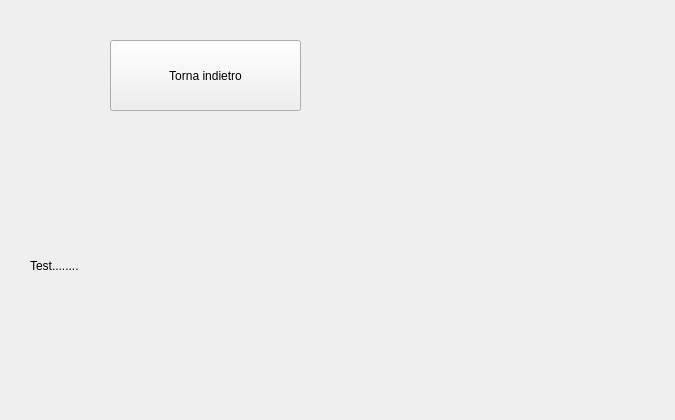
<?xml version="1.0" encoding="UTF-8"?>
<ui version="4.0">
 <class>TestView</class>
 <widget class="QWidget" name="TestView">
  <property name="geometry">
   <rect>
    <x>0</x>
    <y>0</y>
    <width>675</width>
    <height>420</height>
   </rect>
  </property>
  <property name="windowTitle">
   <string>Form</string>
  </property>
  <property name="autoFillBackground">
   <bool>false</bool>
  </property>
  <widget class="QLabel" name="label">
   <property name="geometry">
    <rect>
     <x>30</x>
     <y>120</y>
     <width>471</width>
     <height>291</height>
    </rect>
   </property>
   <property name="text">
    <string>Test........</string>
   </property>
  </widget>
  <widget class="QPushButton" name="btnBack">
   <property name="geometry">
    <rect>
     <x>110</x>
     <y>40</y>
     <width>191</width>
     <height>71</height>
    </rect>
   </property>
   <property name="text">
    <string>Torna indietro</string>
   </property>
  </widget>
  <widget class="QWidget" name="widget" native="true">
   <property name="geometry">
    <rect>
     <x>410</x>
     <y>90</y>
     <width>211</width>
     <height>161</height>
    </rect>
   </property>
  </widget>
 </widget>
 <resources/>
 <connections/>
</ui>
